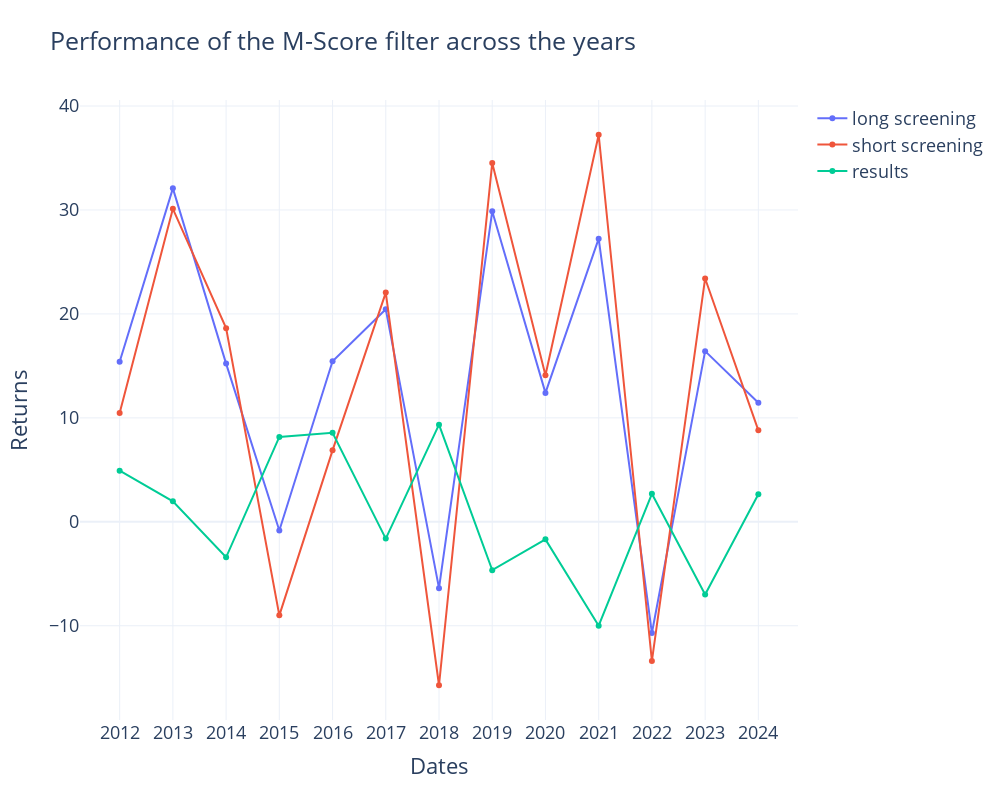

The code cell stored with this chart in its notebook:
### Markdown cell above
As we can see below, the results across the years are quite volatile for the m-score, however since 2005 the results become more stable and the companies in the long screening outperform the companies in the short screening in a more consistent way.

### Code cell
plot_returns(df_m_joined, "Performance of the M-Score filter across the years")

### Figure 1 — Plotly figure (JSON) as saved in the notebook; plotly's stock layout.template omitted (floating-point values rounded to 4 significant figures)
{"data": [{"mode": "lines+markers", "name": "long screening", "type": "scatter", "x": ["2012", "2013", "2014", "2015", "2016", "2017", "2018", "2019", "2020", "2021", "2022", "2023", "2024"], "y": [15.4, 32.08, 15.22, -0.8357, 15.45, 20.44, -6.382, 29.87, 12.4, 27.24, -10.7, 16.42, 11.45]}, {"mode": "lines+markers", "name": "short screening", "type": "scatter", "x": ["2012", "2013", "2014", "2015", "2016", "2017", "2018", "2019", "2020", "2021", "2022", "2023", "2024"], "y": [10.48, 30.11, 18.63, -8.998, 6.872, 22.05, -15.72, 34.52, 14.09, 37.24, -13.39, 23.41, 8.8]}, {"mode": "lines+markers", "name": "results", "type": "scatter", "x": ["2012", "2013", "2014", "2015", "2016", "2017", "2018", "2019", "2020", "2021", "2022", "2023", "2024"], "y": [4.922, 1.972, -3.414, 8.162, 8.573, -1.614, 9.343, -4.65, -1.689, -10.0, 2.694, -6.992, 2.65]}], "layout": {"font": {"size": 18}, "height": 800, "title": {"text": "Performance of the M-Score filter across the years"}, "width": 1000, "xaxis": {"title": {"text": "Dates"}}, "yaxis": {"title": {"text": "Returns"}}}}
